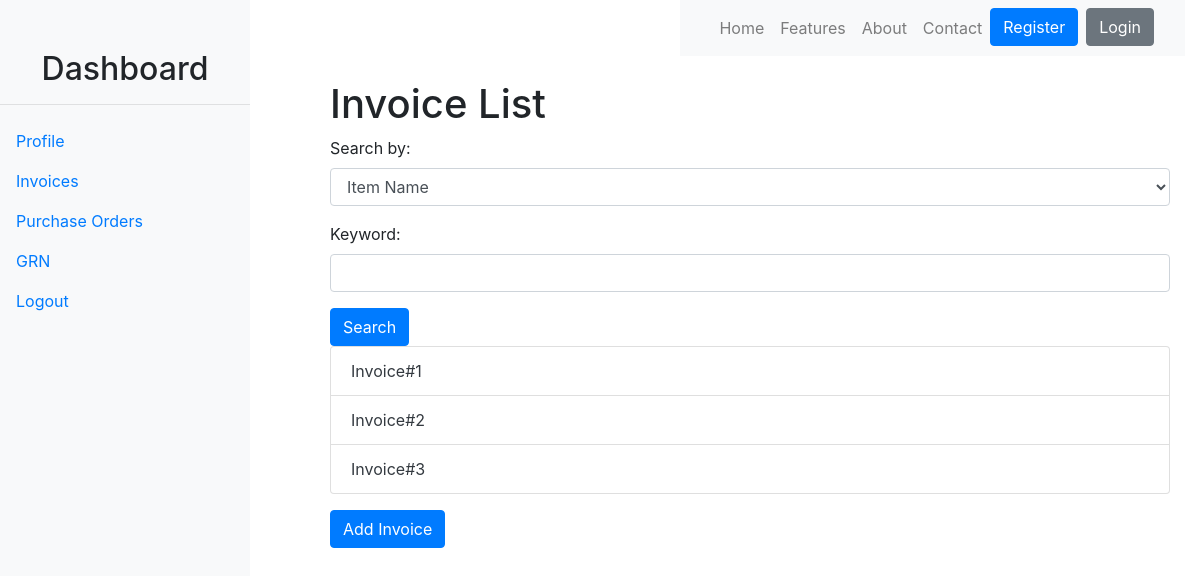
The app's page /invoice_list_s/ with its own data.
### p2p_app/models.py (models this page shows, shortened)
class Invoice(models.Model):
    purchase_order = models.ForeignKey(PurchaseOrder, on_delete=models.CASCADE)
    item = models.CharField(max_length=20, default='e.g.Laptop')
    amount = models.DecimalField(max_digits=10, decimal_places=2)
    status = models.CharField(max_length=20, choices=[('Pending', 'Pending'), ('Paid', 'Paid')])
    invoice_date = models.DateField()
    payment_due_date = models.DateField()
    payment_method = models.CharField(max_length=50, default='e.g.Cash')
    billing_address = models.TextField(default='')
    created_at = models.DateTimeField(auto_now_add=True)
    updated_at = models.DateTimeField(auto_now=True)

### supplier/views.py (the view)
# urls.py: path('invoice_list_s/', views.invoice_list_s, name='invoice_list_s'),
def invoice_list_s(request):
    invoices = Invoice.objects.all()
    search_criteria = request.GET.get('search_criteria')
    search_keyword = request.GET.get('search_keyword')
    if search_criteria and search_keyword:
        if search_criteria == 'item_name':
            invoices = invoices.filter(item__icontains=search_keyword)
    return render(request, 'invoice_list_s.html', {'invoices': invoices})

### supplier/templates/invoice_list_s.html (shortened to what this page needs)
{% extends 'supplier_layout.html' %}
{% block content %}
    <div class="nav-1">{% include 'navbar.html' %}</div>
    <div class="container mt-4">
      <h1>Invoice List</h1>
      <form method="GET">
        <div class="form-group">
            <label for="search_criteria">Search by:</label>
            <select name="search_criteria" class="form-control" id="search_criteria">
                <option value="item_name" name="item_name">Item Name</option>
            </select>
        </div>
        <div class="form-group">
            <label for="search_keyword">Keyword:</label>
            <input type="text" name="search_keyword" class="form-control" id="search_keyword">
        </div>
        <button type="submit" class="btn btn-primary">Search</button>
      </form>
      <ul class="list-group">
        {% for invoice in invoices %}
        <li class="list-group-item">
          <a href="{% url 'invoice_detail' invoice.pk %}" class="text-dark"
            >Invoice#{{ invoice.id }}</a
          >
        </li>
        {% endfor %}
      </ul>
      <a href="{% url 'add_invoice' %}" class="btn btn-primary mt-3"
        >Add Invoice</a
      >
    </div>
{% endblock %}

### p2p_app/static/css/nav.css (style rules this page uses)
.nav-1 { display: flex; justify-content: flex-end; }

### records on screen
Invoice: id "1"
Invoice: id "2"
Invoice: id "3"
